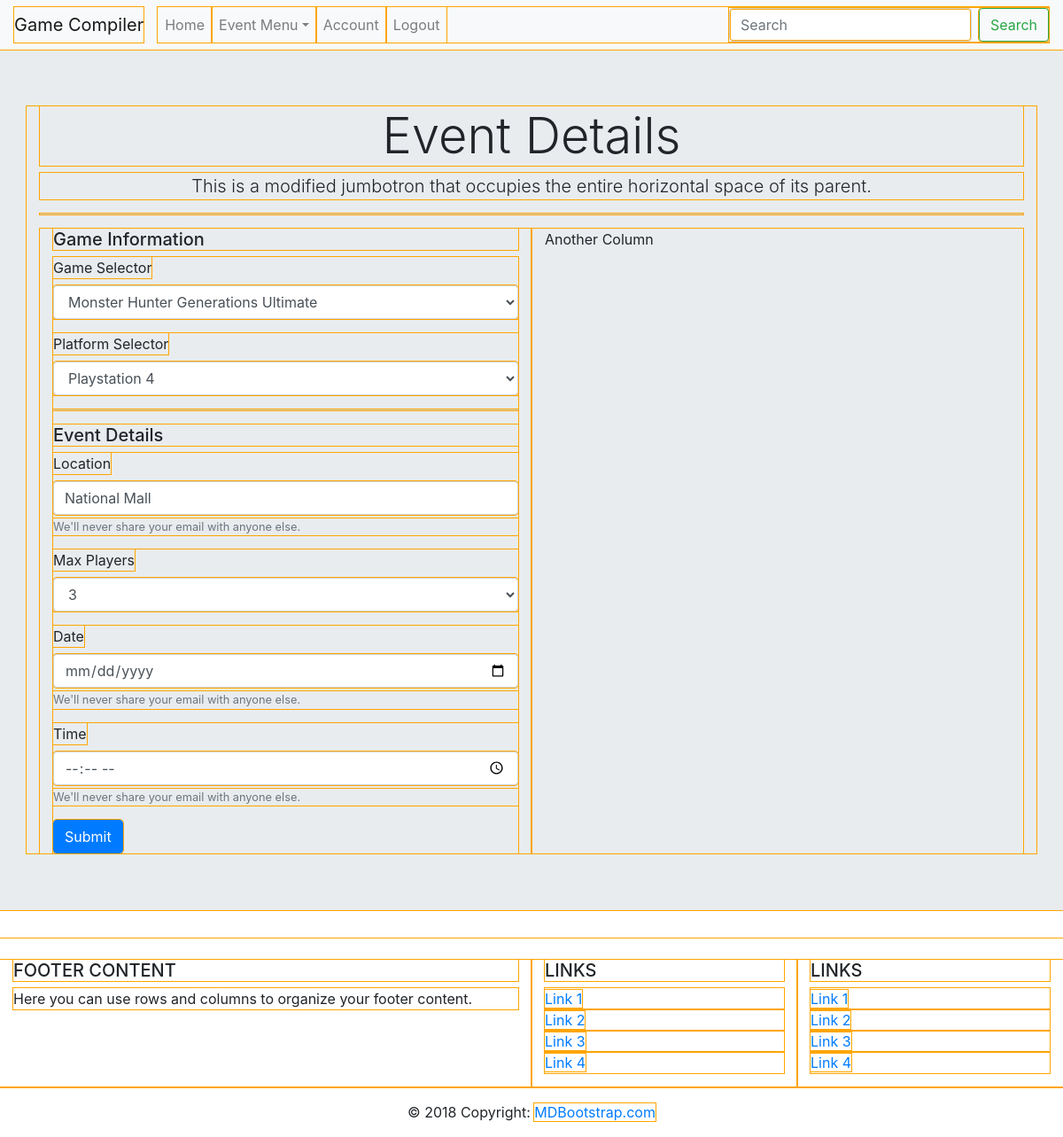
Screenshot of /event/details/2 with the database file from the repository.
### app.py (models this page shows)
class Event(db.Model):
    __tablename__ = "event"
    id = db.Column(db.Integer, primary_key=True)
    game = db.Column(db.String(45))
    platform = db.Column(db.String(45))
    location = db.Column(db.String(90))
    event_date = db.Column(db.DateTime)
    event_time = db.Column(db.DateTime)
    max_players = db.Column(db.Integer)
    current_players = db.Column(db.Integer)
    created_at = db.Column(db.DateTime, server_default=func.now())
    updated_at = db.Column(db.DateTime, server_default=func.now(),
                           onupdate=func.now())
    users_for_events = db.relationship('User', secondary=users_events)

### app.py (the view)
@app.route("/event/details/<id>")
def event_details(id):
    eventQuery = Event.query.get(id)
    return render_template("event_details.html", event=eventQuery)

### templates/event_details.html (shortened to what this page needs)
<!DOCTYPE html>
<html lang="en">
<head>
    <link href="https://stackpath.bootstrapcdn.com/bootstrap/4.3.1/css/bootstrap.min.css" rel="stylesheet">
</head>
<body>
    <nav class="navbar navbar-expand-lg navbar-light bg-light">
        <a class="navbar-brand" href="#">Game Compiler</a>
        <div class="collapse navbar-collapse" id="navbarSupportedContent">
            <ul class="navbar-nav mr-auto">
                <li class="nav-item">
                    <a class="nav-link" href="/welcome/user">Home</a>
                </li>
                <li class="nav-item dropdown">
                        <a class="nav-link dropdown-toggle" href="#" id="navbarDropdown" role="button" data-toggle="dropdown" aria-haspopup="true" aria-expanded="false">Event Menu</a>
                </li>
                <li class="nav-item">
                    <a class="nav-link" href="/account/user/{{ session.userid }}">Account</a>
                </li>
                <li class="nav-item">
                    <a class="nav-link" href="/logout/user">Logout</a>
                </li>
            </ul>
                <form class="form-inline my-2 my-lg-0">
                    <input class="form-control mr-sm-2" type="search" placeholder="Search" aria-label="Search">
                    <button class="btn btn-outline-success my-2 my-sm-0" type="submit">Search</button>
                </form>
        </div>
    </nav>
    <div class="jumbotron jumbotron-fluid">
        <div class="container">
            <h1 class="display-4 text-center">Event Details</h1>
            <p class="lead text-center">This is a modified jumbotron that occupies the entire horizontal space of its parent.</p>
            <hr>
            <div class="container">
                <div class="row">
                    <div class="col-sm">
                        <h5>Game Information</h5>
                        <form action="/update/event/{{ event.id }}" method="POST">
                            <div class="form-group">
                                <label for="regGame">Game Selector</label>
                                <select class="form-control" id="updateGame" name="updateGame">
                                    <option value="{{ event.game }}">{{ event.game }}</option>
                                </select>
                            </div>
                            <div class="form-group">
                                <label for="regPlatform">Platform Selector</label>
                                <select class="form-control" id="updatePlatform" name="updatePlatform">
                                    <option value="{{ event.platform }}">{{ event.platform }}</option>
                                </select>
                            </div>
                            <hr>
                            <h5>Event Details</h5>
                            <div class="form-group">
                                <label for="regLocation">Location</label>
                                <input type="text" class="form-control" id="updateLocation" name="updateLocation" value="{{ event.location }}" aria-describedby="regLocation" placeholder="Location">
                                <small id="regLocation" class="form-text text-muted">We'll never share your email with anyone else.</small>
                            </div>
                            <div class="form-group">
                                <label for="regGame">Max Players</label>
                                <select class="form-control" id="updatePlayers" name="updatePlayers">
                                    <option value="{{ event.max_players }}">{{ event.max_players }}</option>
                                </select>
                            </div>
                            <div class="form-group">
                                <label >Date</label>
                                <input type="date" class="form-control" name="updateDate" placeholder="{{ event.event_date }}" max="12-31-2050" min="01-01-2018" class="form-control">
                                <small id="updateDate" class="form-text text-muted">We'll never share your email with anyone else.</small>
                            </div>
                            <div class="form-group">
                                <label >Time</label>
                                <input type="time" class="form-control" name="updateTime" placeholder="{{ event.event_time }}" class="form-control">
                                <small id="updateTime" class="form-text text-muted">We'll never share your email with anyone else.</small>
                            </div>
                            <button type="submit" class="btn btn-primary">Submit</button>
                        </form>
                    </div>
                    <div class="col-sm">
                    Another Column
                    </div>
                </div>
            </div>
        </div>
    </div>
    <footer class="page-footer font-small blue pt-4">
        <div class="container-fluid text-center text-md-left">
            <div class="row">
                <div class="col-md-6 mt-md-0 mt-3">
                    <h5 class="text-uppercase">Footer Content</h5>
                    <p>Here you can use rows and columns to organize your footer content.</p>
                </div>
                <div class="col-md-3 mb-md-0 mb-3">
                    <h5 class="text-uppercase">Links</h5>
                    <ul class="list-unstyled">
                        <li>
                            <a href="#!">Link 1</a>
                        </li>
                        <li>
                            <a href="#!">Link 2</a>
                        </li>
                        <li>
                            <a href="#!">Link 3</a>
                        </li>
                        <li>
                            <a href="#!">Link 4</a>
                        </li>
                    </ul>
                </div>
                <div class="col-md-3 mb-md-0 mb-3">
                    <h5 class="text-uppercase">Links</h5>
                    <ul class="list-unstyled">
                        <li>
                            <a href="#!">Link 1</a>
                        </li>
                        <li>
                            <a href="#!">Link 2</a>
                        </li>
                        <li>
                            <a href="#!">Link 3</a>
                        </li>
                        <li>
                            <a href="#!">Link 4</a>
                        </li>
                    </ul>
                </div>
            </div>
        </div>
        <div class="footer-copyright text-center py-3">© 2018 Copyright:
            <a href="https://mdbootstrap.com/education/bootstrap/"> MDBootstrap.com</a>
        </div>
    </footer>
</body>
</html>

### templates/event_details.html (style rules this page uses)
* { outline-color: orange; outline-style: solid; outline-width: 1px; }

### rows the page displays
Event: updateGame "Monster Hunter Generations Ultimate", updatePlatform "Playstation 4", updateLocation "National Mall", updatePlayers "3"
